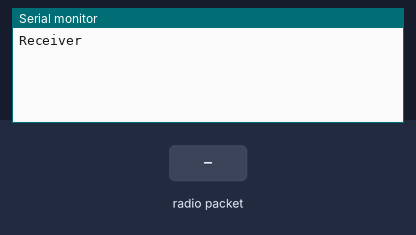
Bench run of a sketch on a simulated Arduino Uno, built with avr-gcc and run on an emulated ATmega328P. Parts: the last lines printed to the serial monitor. The test bench sets the inputs (shaded band). No radio packets arrive unless stated.

Above: at 1.2 s.
1.3 s: radio packet "1" arrives
At 2.0 s:
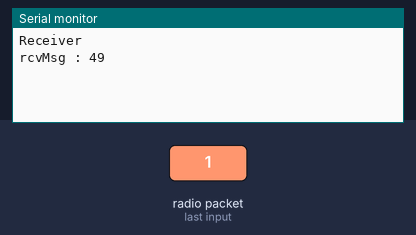
2.8 s: radio packet "0" arrives
At 3.2 s:
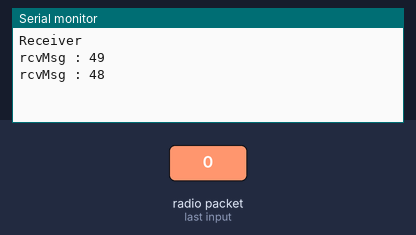
4.3 s: radio packet "2" arrives
At 5.5 s:
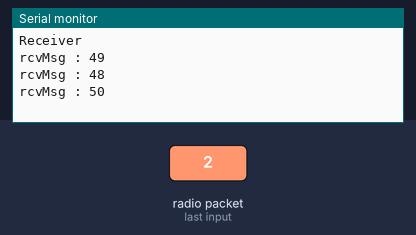

Measured:
- after the input at 1.3 s, the serial monitor: prints a new line at once (image 1)
- after the input at 2.8 s, the serial monitor: prints a new line at once (image 2)
- after the input at 4.3 s, the serial monitor: prints a new line at once (image 3)

The sketch:

YANGJIPSA_rf_remote_rx.ino
```cpp
#include <VirtualWire.h>

#define NUM_BTN 8
#define rf_RX   2
#define STOP    83

//char* cmd[NUM_BTN] = {"UP","DN","RI","LE","HM","AA","BB","CC"};//,"DD"};
uint8_t cmd[NUM_BTN] = {85,68,82,76,72,65,66,67};//,"DD"};

void setup()
{
    Serial.begin(9600);  // Debugging only
    Serial.println("Receiver");

    vw_set_rx_pin(rf_RX);
    vw_setup(2000);  // Bits per sec
    vw_rx_start();       // Start the receiver PLL running
}

void loop()
{
  uint8_t buf[VW_MAX_MESSAGE_LEN];
  uint8_t buflen = VW_MAX_MESSAGE_LEN;

  uint8_t *rcvMsg;
  if (vw_get_message(buf, &buflen)) // Non-blocking
  {
    rcvMsg = buf;
    Serial.print("rcvMsg : ");
    Serial.println(*rcvMsg);

    if(*rcvMsg == cmd[0]) // up button received
    {
      while(!vw_get_message(buf,&buflen))
      {
        rcvMsg = buf;
        //Serial.println("Enter the code when [UP] received");
        //INPUT CODE TO MOVE FORWARD
      }
      if(*rcvMsg == STOP)
      {
        //Serial.println("Enter the code when [STOP] received");
        //INPUT CODE TO STOP(IDLE)
      }
    }
    else if(*rcvMsg == cmd[1]) // down button received
    {
      while(!vw_get_message(buf,&buflen))
      {
        rcvMsg = buf;
        //Serial.println("Enter the code when [DOWN] received");
        //INPUT CODE TO MOVE BAKCWARD
      }
      if(*rcvMsg == STOP)
      {
        //Serial.println("Enter the code when [STOP] received");
        //INPUT CODE TO STOP(IDLE)
      }
    }
    else if(*rcvMsg == cmd[2]) // right button received
    {
      while(!vw_get_message(buf,&buflen))
      {
        rcvMsg = buf;
        //Serial.println("Enter the code when [RIGHT] received");
        //INPUT CODE TO MOVE RIGHT
      }
      if(*rcvMsg == STOP)
      {
        //Serial.println("Enter the code when [STOP] received");
        //INPUT CODE TO STOP(IDLE)
      }
    }
    else if(*rcvMsg == cmd[3]) // left button received
    {
      while(!vw_get_message(buf,&buflen))
      {
        rcvMsg = buf;
        //Serial.println("Enter the code when [LEFT] received");
        //INPUT CODE TO MOVE LEFT
      }
      if(*rcvMsg == STOP)
      {
        //Serial.println("Enter the code when [STOP] received");
        //INPUT CODE TO STOP(IDLE)
      }
    }
    else if(*rcvMsg == cmd[4]) // home button received
    {
      while(!vw_get_message(buf,&buflen))
      {
        rcvMsg = buf;
        //Serial.println("Enter the code when [HOME] received");
        //INPUT CODE HOME ACTION
      }
      if(*rcvMsg == STOP)
      {
        //Serial.println("Enter the code when [STOP] received");
        //INPUT CODE TO STOP(IDLE)
      }
    }
    else if(*rcvMsg == cmd[5]) // A button received
    {
      while(!vw_get_message(buf,&buflen))
      {
        rcvMsg = buf;
        //Serial.println("Enter the code when [A Button] received");
        //INPUT CODE FIRST SPECIAL ACTION
      }
      if(*rcvMsg == STOP)
      {
        //Serial.println("Enter the code when [STOP] received");
        //INPUT CODE TO STOP(IDLE)
      }
    }
    else if(*rcvMsg == cmd[6]) // B button received
    {
      while(!vw_get_message(buf,&buflen))
      {
        rcvMsg = buf;
        //Serial.println("Enter the code when [B Button] received");
        //INPUT CODE SECOND SPECIAL ACTION
      }
      if(*rcvMsg == STOP)
      {
        //Serial.println("Enter the code when [STOP] received");
        //INPUT CODE TO STOP(IDLE)
      }
    }
    else if(*rcvMsg == cmd[7]) // C button received
    {
      while(!vw_get_message(buf,&buflen))
      {
        rcvMsg = buf;
        //Serial.println("Enter the code when [C Button] received");
        //INPUT CODE THIRD SPECIAL ACTION
      }
      if(*rcvMsg == STOP)
      {
        //Serial.println("Enter the code when [STOP] received");
        //INPUT CODE TO STOP(IDLE)
      }
    }
  }
}
```
